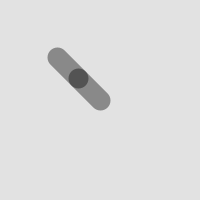
Frame 1 (no input)
Frame 60 (the mouse pressed at the canvas centre just before this capture): identical to frame 1, image omitted
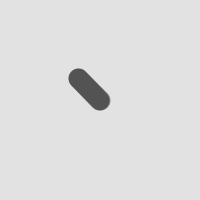
Frame 120 (the mouse held since frame 60 and released just before this capture)

The Processing sketch that drew these frames (run headless with seeded random() and noise(); from frame 60 on, the mouse is pressed at the canvas centre):

// Processing sketch: Reach1
// ── Reach1.pde
/**
 * Reach 1. 
 * Based on code from Keith Peters (www.bit-101.com).
 * 
 * The arm follows the position of the mouse by 
 * calculating the angles with atan2(). 
 * 
 * Created November 21 2006
 */
 
float x = 100;
float y = 100;
float x2 = 100;
float y2 = 100;
float segLength = 30;

void setup() {
  size(200, 200);
  smooth(); 
  strokeWeight(20.0);
  stroke(0, 100);
}

void draw() {
  background(226);
  
  float dx = mouseX - x;
  float dy = mouseY - y;
  float angle1 = atan2(dy, dx);  
  
  float tx = mouseX - cos(angle1) * segLength;
  float ty = mouseY - sin(angle1) * segLength;
  dx = tx - x2;
  dy = ty - y2;
  float angle2 = atan2(dy, dx);  
  x = x2 + cos(angle2) * segLength;
  y = y2 + sin(angle2) * segLength;
  
  segment(x, y, angle1); 
  segment(x2, y2, angle2); 
}

void segment(float x, float y, float a) {
  pushMatrix();
  translate(x, y);
  rotate(a);
  line(0, 0, segLength, 0);
  popMatrix();
}
